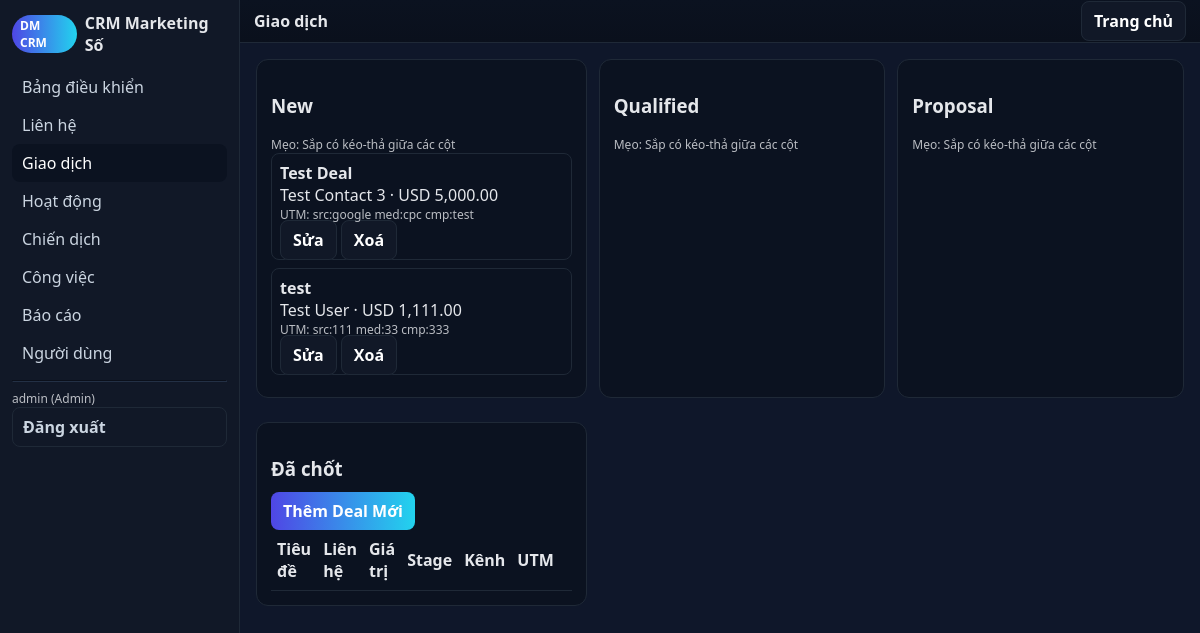
The app's page /src/index.php?action=deals (signed in), older data.
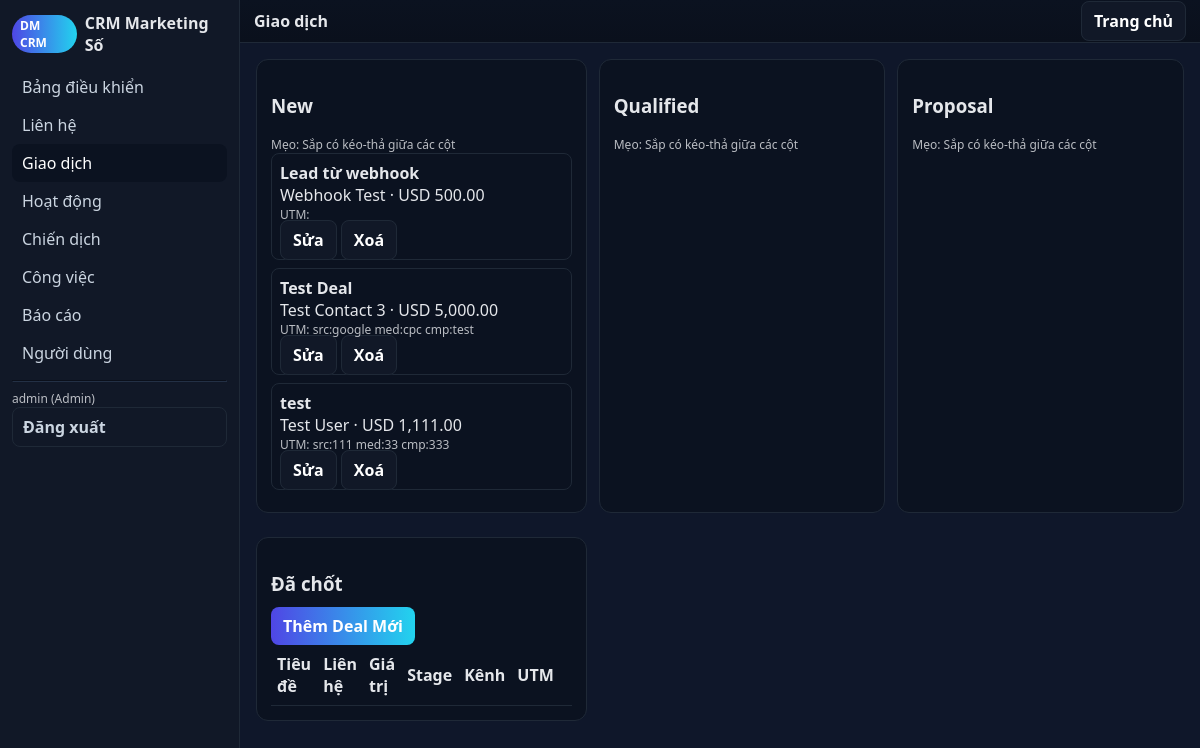
The same page, newer data.
### tables this page shows
CREATE TABLE deals (
  id INTEGER PRIMARY KEY AUTOINCREMENT,
  contact_id INTEGER,
  title TEXT NOT NULL,
  value REAL DEFAULT 0,
  currency TEXT DEFAULT 'USD',
  stage TEXT DEFAULT 'New',
  channel TEXT,
  utm_source TEXT,    -- A
  utm_medium TEXT,    -- A
  utm_campaign TEXT,  -- A
  expected_close TEXT,
  created_at TEXT DEFAULT CURRENT_TIMESTAMP,
  FOREIGN KEY(contact_id) REFERENCES contacts(id)
);

CREATE TABLE contacts (
  id INTEGER PRIMARY KEY AUTOINCREMENT,
  name TEXT NOT NULL,
  email TEXT,
  phone TEXT,
  company TEXT,
  source TEXT,
  tags TEXT,
  utm_source TEXT,    -- A
  utm_medium TEXT,    -- A
  utm_campaign TEXT,  -- A
  created_at TEXT DEFAULT CURRENT_TIMESTAMP
);

### src/lib/db.php (called while the page is built, shortened)
<?php
function q($db,$sql,$params=[]){ $st=$db->prepare($sql); $st->execute($params); return $st; }
function h($s){ return htmlspecialchars($s ?? '', ENT_QUOTES, 'UTF-8'); }
?>

### src/views/deals.php (the view, shortened to what this page needs)
<?php
function view_deals($op){
global $db;
layout_header('Giao dịch');
echo '<div class="grid cols-3">';
foreach(['New','Qualified','Proposal'] as $col){
    $rows = q($db, "SELECT d.*, c.name as contact_name FROM deals d LEFT JOIN contacts c ON c.id=d.contact_id WHERE stage=? ORDER BY created_at DESC", [$col])->fetchAll(PDO::FETCH_ASSOC);
    echo '<div class="card"><h3>'.h($col).'</h3><div class="hint">Mẹo: Sắp có kéo-thả giữa các cột</div>';
    foreach($rows as $r){
        $utm = trim(($r['utm_source']?'src:'.$r['utm_source'].' ':'').($r['utm_medium']?'med:'.$r['utm_medium'].' ':'').($r['utm_campaign']?'cmp:'.$r['utm_campaign']:''));
        echo '<div style="padding:8px;border:1px solid var(--muted);border-radius:8px;margin-bottom:8px">';
        echo '<div style="font-weight:700">'.h($r['title']).'</div>';
        echo '<div>'.h($r['contact_name']).' · '.h($r['currency']).' '.number_format($r['value'],2).'</div>';
        echo '<div style="font-size:12px;opacity:.8">UTM: '.h($utm).'</div>';
        echo '<div style="margin-top:6px">';
        echo '<a class="btn secondary" href="?action=deals&op=edit&id='.(int)$r['id'].'">Sửa</a> ';
        echo '<a class="btn secondary" href="?action=deals&op=delete&id='.(int)$r['id'].'" onclick="return confirm(\'Xoá giao dịch?\')">Xoá</a>';
        echo '</div>';
        echo '</div>';
    }
    echo '</div>';
}
echo '<div class="card"><h3>Đã chốt</h3>';
echo '<div style="margin-bottom:8px"><a class="btn" href="?action=deals&op=new">Thêm Deal Mới</a></div>';
echo '<table><tr><th>Tiêu đề</th><th>Liên hệ</th><th>Giá trị</th><th>Stage</th><th>Kênh</th><th>UTM</th><th></th></tr>';
echo '</table></div>';
echo '</div>';
layout_footer();
}
?>

### src/index.php (shortened to what this page needs)
<?php
require __DIR__.'/lib/db.php';
$action = $_GET['action'] ?? 'dashboard';
$op = $_GET['op'] ?? '';
require __DIR__.'/views/layout.php';
switch ($action) {
case 'deals':
    require __DIR__.'/views/deals.php';
    view_deals($op);
    break;
}
?>

### src/views/layout.php (shortened to what this page needs)
<?php
function layout_header($title='CRM'){
echo '<!doctype html><html><head><meta charset="utf-8"><meta name="viewport" content="width=device-width,initial-scale=1">';
echo '</head><body><div class="layout"><aside class="sidebar">';
echo '<div class="brand"><span class="pill">DM CRM</span> <span>CRM Marketing Số</span></div><div class="nav">';
$items=['dashboard'=>'Bảng điều khiển','contacts'=>'Liên hệ','deals'=>'Giao dịch','activities'=>'Hoạt động','campaigns'=>'Chiến dịch','tasks'=>'Công việc','reports'=>'Báo cáo','users'=>'Người dùng'];
$current=$_GET['action']??'dashboard'; foreach($items as $k=>$v){ $cls=$current===$k?'active':''; echo '<a class="'.$cls.'" href="?action='.$k.'">'.$v.'</a>'; }
echo '<hr style="border-color:var(--muted);opacity:.3">';
echo '<div class="hint">'.h($_SESSION['uname']??'').' ('.h($_SESSION['role']??'').')</div>';
echo '<a class="btn secondary" href="?action=logout">Đăng xuất</a>';
echo '</div></aside><main class="main"><div class="toolbar"><strong>'.h($title).'</strong><div><a class="btn secondary" href="?action=dashboard">Trang chủ</a></div></div><div class="container">';
}
function layout_footer(){ echo '</div></main></div></body></html>'; }
?>

### src/views/layout.php (style rules this page uses)
:root { --bg:#0f172a;--panel:#111827;--muted:#1f2937;--text:#e5e7eb;--accent:#4f46e5;--accent2:#22d3ee }
* { box-sizing:border-box }
body { margin:0;font-family:ui-sans-serif,system-ui,-apple-system,Segoe UI,Roboto,Helvetica,Arial;background:var(--bg);color:var(--text) }
a { color:#93c5fd;text-decoration:none }
.layout { display:grid;grid-template-columns:240px 1fr;min-height:100vh }
.sidebar { background:var(--panel);border-right:1px solid var(--muted);padding:12px }
.brand { display:flex;gap:8px;align-items:center;font-weight:700;margin-bottom:12px }
.pill { padding:2px 8px;border-radius:999px;background:linear-gradient(90deg,var(--accent),var(--accent2));font-size:12px;color:#fff }
.nav a { display:block;padding:8px 10px;border-radius:8px;color:#cbd5e1 }
.nav a.active,.nav a:hover { background:#0b1220;color:#fff }
.main { display:grid;grid-template-rows:auto 1fr }
.toolbar { display:flex;justify-content:space-between;align-items:center;padding:10px 14px;border-bottom:1px solid var(--muted);background:linear-gradient(180deg,#0b1220,#0a101c) }
.container { padding:16px }
.card { background:#0b1220;border:1px solid var(--muted);border-radius:12px;padding:14px;margin-bottom:12px }
.grid { display:grid;gap:12px }
.grid.cols-3 { grid-template-columns:repeat(3,1fr) }
.btn { background:linear-gradient(90deg,var(--accent),var(--accent2));color:#fff;border:none;padding:8px 12px;border-radius:8px;cursor:pointer;font-weight:600 }
.btn.secondary { background:#111827;border:1px solid var(--muted) }
table { width:100%;border-collapse:collapse }
th,td { border-bottom:1px solid var(--muted);padding:8px 6px;text-align:left }
.hint { font-size:12px;opacity:.8 }

Row changes from the older to the newer data that the page shows:
added deals: title "Lead từ webhook", contact.name "Webhook Test", currency "USD", value "500.00"
